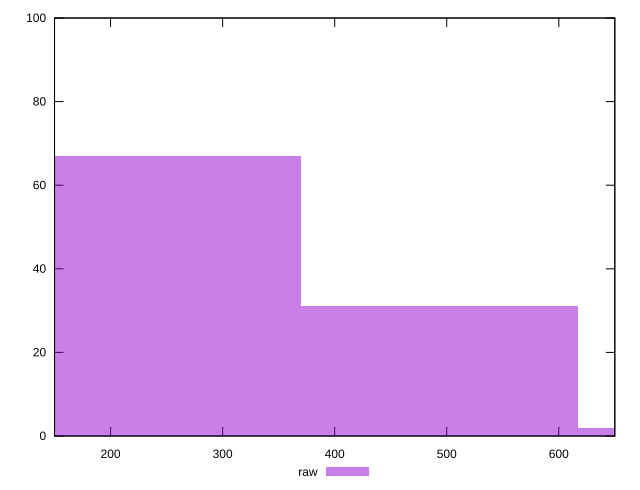

Here is the gnuplot script that generated this plot:
reset

$raw <<EOF
246.71213756947262 67
493.42427513894523 31
740.1364127084179 2
EOF

set key outside below
set boxwidth 246.71213756947262
set xrange [150:650]
set yrange [0:100]
set trange [0:100]
set style fill transparent solid 0.5 noborder
set terminal svg size 640, 490 enhanced background rgb 'white'
set output "report_00015_2021-02-09T16-11-33.973Z/uses-webp-images/samples/pages+cached/raw/histogram.svg"

plot $raw title "raw" with boxes

reset
